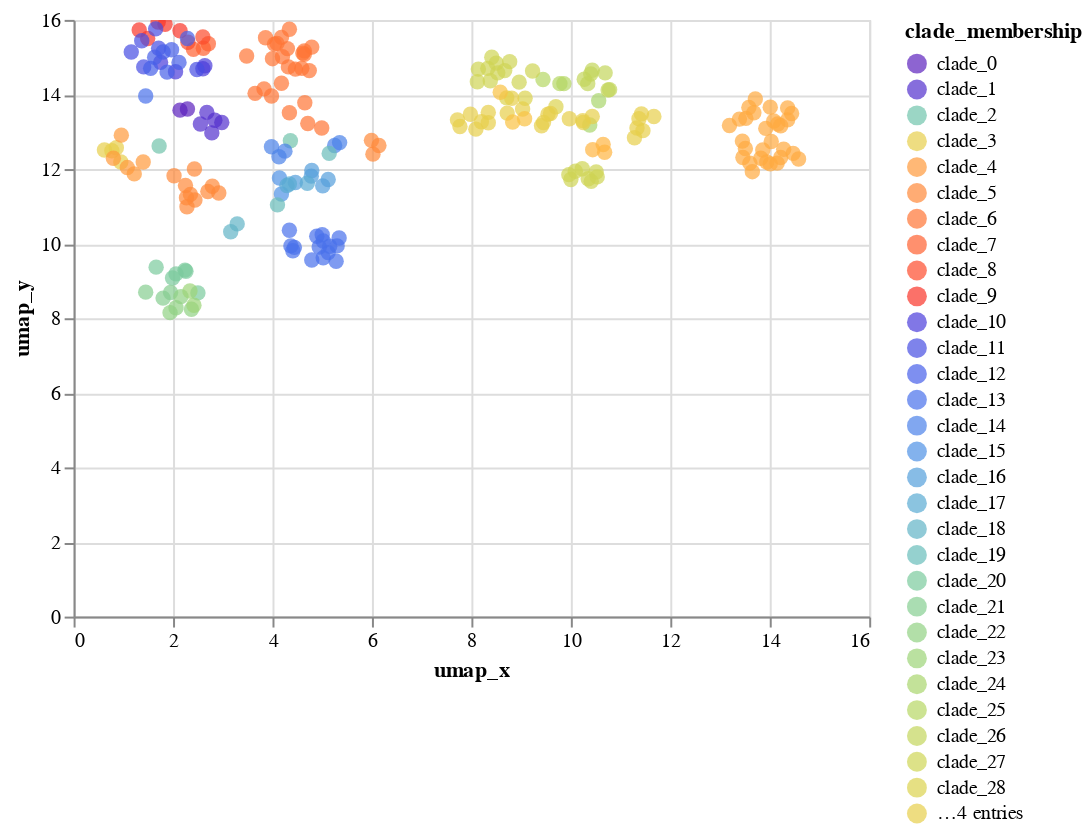

The notebook cell saved with this chart:
### Code cell
scatterplot_with_tooltip_interactive(UMAP_df,'umap_x','umap_y','umap_x','umap_y',['strain'],'clade_membership:N', domain, range_)

### Figure 1 — Vega-Lite specification as saved in the notebook (floating-point values rounded to 4 significant figures; data arrays with more than 128 entries replaced by an {"elided": "..."} marker saying what was removed)
{"config": {"view": {"continuousWidth": 400, "continuousHeight": 300}}, "data": {"name": "data-7f8b10a1e61afe6dc9d51fa98a2ded79"}, "mark": {"type": "circle", "size": 60}, "encoding": {"color": {"type": "nominal", "field": "clade_membership", "scale": {"domain": ["clade_0", "clade_1", "clade_2", "clade_3", "clade_4", "clade_5", "clade_6", "clade_7", "clade_8", "clade_9", "clade_10", "clade_11", "clade_12", "clade_13", "clade_14", "clade_15", "clade_16", "clade_17", "clade_18", "clade_19", "clade_20", "clade_21", "clade_22", "clade_23", "clade_24", "clade_25", "clade_26", "clade_27", "clade_28", "clade_29", "clade_30", "clade_31", "clade_32"], "range": ["#5c22be", "#5330cd", "#71c4ac", "#e7cf4b", "#ff9a3c", "#ff8939", "#ff7535", "#ff6131", "#fd4b2c", "#f93529", "#4b3ddb", "#474ee3", "#4760e9", "#4971eb", "#4b82e9", "#4f92e5", "#549fdc", "#5aabd3", "#61b4c6", "#68bdba", "#7bca9d", "#86ce91", "#91d283", "#9dd478", "#aad66d", "#b6d764", "#c3d65c", "#cfd555", "#dcd34f", "#e7cf4b", "#f9c244", "#ffb642", "#ffaa3f"]}}, "tooltip": [{"type": "nominal", "field": "strain"}], "x": {"type": "quantitative", "field": "umap_x", "title": "umap_x"}, "y": {"type": "quantitative", "field": "umap_y", "title": "umap_y"}}, "selection": {"selector016": {"type": "interval", "bind": "scales", "encodings": ["x", "y"]}}, "$schema": "https://vega.github.io/schema/vega-lite/v4.8.1.json", "datasets": {"data-7f8b10a1e61afe6dc9d51fa98a2ded79": {"elided": "226 records"}}}
